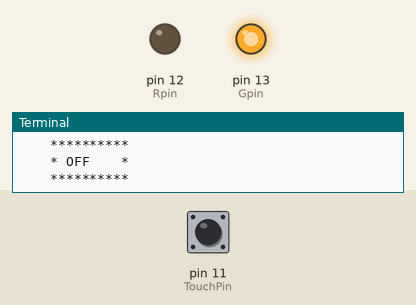
Simulated run of this program. Board: Raspberry Pi (header pin numbers). Shown: output pins drawn as LEDs (lit = HIGH), the last lines printed to the terminal. The inputs (shaded band) are chosen by the test bench; at power-on: pin 11 (TouchPin) HIGH.

Above: at 1.2 s.
1.3 s: pin 11 (TouchPin) pulled LOW for 0.15 s
At 1.39 s:
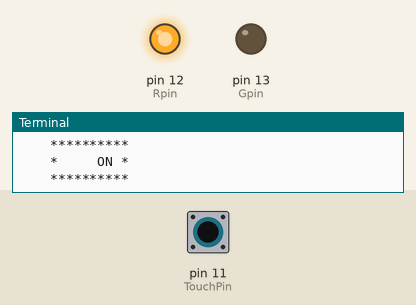
2.9 s: pin 11 (TouchPin) pulled LOW for 3.2 s
At 6.5 s:
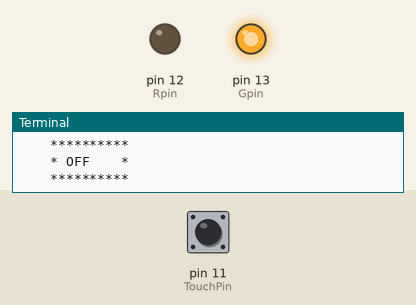
Timing chart, 0 to 8.0 s (numbered marks = the images above; inputs shaded):
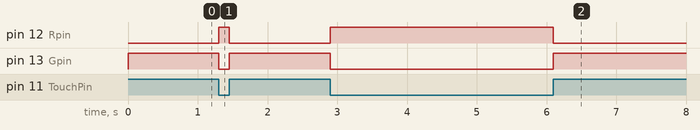

The program:

touch.py
```python
#!/usr/bin/env python3
import RPi.GPIO as GPIO

TouchPin = 11
Gpin   = 13
Rpin   = 12

tmp = 0

def setup():
	GPIO.setmode(GPIO.BOARD)       # Numbers GPIOs by physical location
	GPIO.setup(Gpin, GPIO.OUT)     # Set Green Led Pin mode to output
	GPIO.setup(Rpin, GPIO.OUT)     # Set Red Led Pin mode to output
	GPIO.setup(TouchPin, GPIO.IN, pull_up_down=GPIO.PUD_UP)    # Set BtnPin's mode is input, and pull up to high level(3.3V)

def Led(x):
	if x == 0:
		GPIO.output(Rpin, 1)
		GPIO.output(Gpin, 0)
	if x == 1:
		GPIO.output(Rpin, 0)
		GPIO.output(Gpin, 1)

def Print(x):
	global tmp
	if x != tmp:
		if x == 0:
			print ('    **********')
			print ('    *     ON *')
			print ('    **********')

		if x == 1:
			print ('    **********')
			print ('    * OFF    *')
			print ('    **********')
		tmp = x

def loop():
	while True:
		Led(GPIO.input(TouchPin))
		Print(GPIO.input(TouchPin))

def destroy():
	GPIO.output(Gpin, GPIO.HIGH)       # Green led off
	GPIO.output(Rpin, GPIO.HIGH)       # Red led off
	GPIO.cleanup()                     # Release resource

if __name__ == '__main__':     # Program start from here
	setup()
	try:
		loop()
	except KeyboardInterrupt:  # When 'Ctrl+C' is pressed, the child program destroy() will be  executed.
		destroy()
```

Measured:
- after the input at 1.3 s, pin 12 (Rpin): LOW → HIGH at once, → LOW 0.15 s later; pin 13 (Gpin): HIGH → LOW at once, → HIGH 0.15 s later
- after the input at 2.9 s, pin 12 (Rpin): LOW → HIGH at once, → LOW 3.2 s later; pin 13 (Gpin): HIGH → LOW at once, → HIGH 3.2 s later
